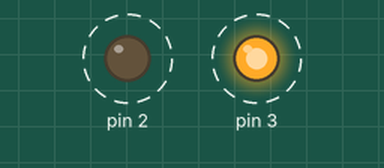
The sketch below on a simulated Arduino Uno, built with avr-gcc and run on an emulated ATmega328P. On the bench: output pins drawn as LEDs (lit = HIGH). Dashed ring = blinking.

Above: at 0.5 s.
Timing chart, 0 to 4.6 s (numbered marks = the images above):
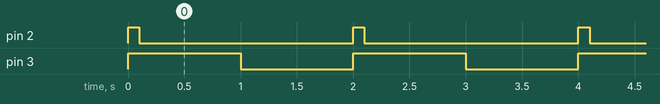

The sketch:

LedMitBlitz.ino
```cpp
/*
  Einfaches kooperatives Multitasking
  Eine blinkende und eine blitzende LED

  Version 1.00, 20.03.2021
  Der Hobbyelektroniker
  https://community.hobbyelektroniker.ch
  https://www.youtube.com/c/HobbyelektronikerCh
  Der Code kann mit Quellenangabe frei verwendet werden.
*/

/*
 * Grüne Led an Pin 3
 * Rote Led an Pin 2
 */

/*
 * Pflichtenheft:
 * Eine grüne LED soll mit einer Pause von 1000 ms blinken
 * Eine rote LED soll alle 2000 ms für 100 ms aufblitzen
 */

#include "SimpleArduinoTask.h"


// Einfache Blinkklasse
class Blink : public SimpleArduinoTask {
  public:
    void setup(int pin, unsigned long pausenZeit) {
      led = pin;
      pause = pausenZeit;
      pinMode(led,OUTPUT);
      digitalWrite(led,LOW);
    }

    void loop() {
      digitalWrite(led,!digitalRead(led));
      wait(pause);
    }

  private:
    int led;
    unsigned long pause;
};

// Aufblitzende LED
class Blitz : public SimpleArduinoTask {
  public:
    void setup(int pin, unsigned long blinkPeriode) {
      led = pin;
      dunkelZeit = blinkPeriode - blitzZeit;
      pinMode(led,OUTPUT);
      digitalWrite(led,LOW);
    }

    void loop() {
      if (schritt == 0) {
        digitalWrite(led,HIGH); // hell
        wait(blitzZeit);
        schritt = 1;
        return;
      }
      if (schritt == 1) {
        digitalWrite(led,LOW); // dunkel
        wait(dunkelZeit);
        schritt = 0;
        return;
      }
    }

  private:
    int led;
    const unsigned long blitzZeit = 100;
    unsigned long dunkelZeit;
};


// LED - Instanzen erstellen
Blink gruen;
Blitz rot;


void setup() {
  gruen.setup(3,1000);
  rot.setup(2,2000);
  gruen.start();
  rot.start();
}

void loop() {
  gruen.tic();
  rot.tic();
}
```

SimpleArduinoTask.h
```cpp
/*
  Klasse für ein einfaches kooperatives Multitasking

  Version 1.10, 20.03.2021
  Der Hobbyelektroniker
  https://community.hobbyelektroniker.ch
  https://www.youtube.com/c/HobbyelektronikerCh
  Der Code kann mit Quellenangabe frei verwendet werden.
*/

class SimpleArduinoTask {
  public:

    // Task starten
    void start() {
      schritt = 0;
      _delay = 0;
      _run = true;
    }

    // Task beenden
    void stop() {
      _run = false;
    }

    // Ist der Task aktiv?
    bool isRunning() {
      return (_run);
    }

    // Nicht blockierendes delay()
    void wait(unsigned long ms) {
      _startTime = millis();
      _delay = ms;
    }

    // Das muss regelmässig aufgerufen werden
    void tic() {
      if (!_run) return;
      if (_delay) {
        if ((unsigned long)millis() - _startTime < _delay) return;
        _delay = 0;
      }
      loop();
    }

    // In einer abgeleiteten Klasse wird hier die Funktionalität implementiert
    virtual void loop() {
      stop();
    }

  protected:
    int schritt;

  private:
    bool _run = false;
    unsigned long _delay, _startTime;

};
```

Measured:
- by itself, pin 2: alternates HIGH for 0.10 s and LOW for 1.9 s
- by itself, pin 3: alternates HIGH for 1.0 s and LOW for 1.0 s
